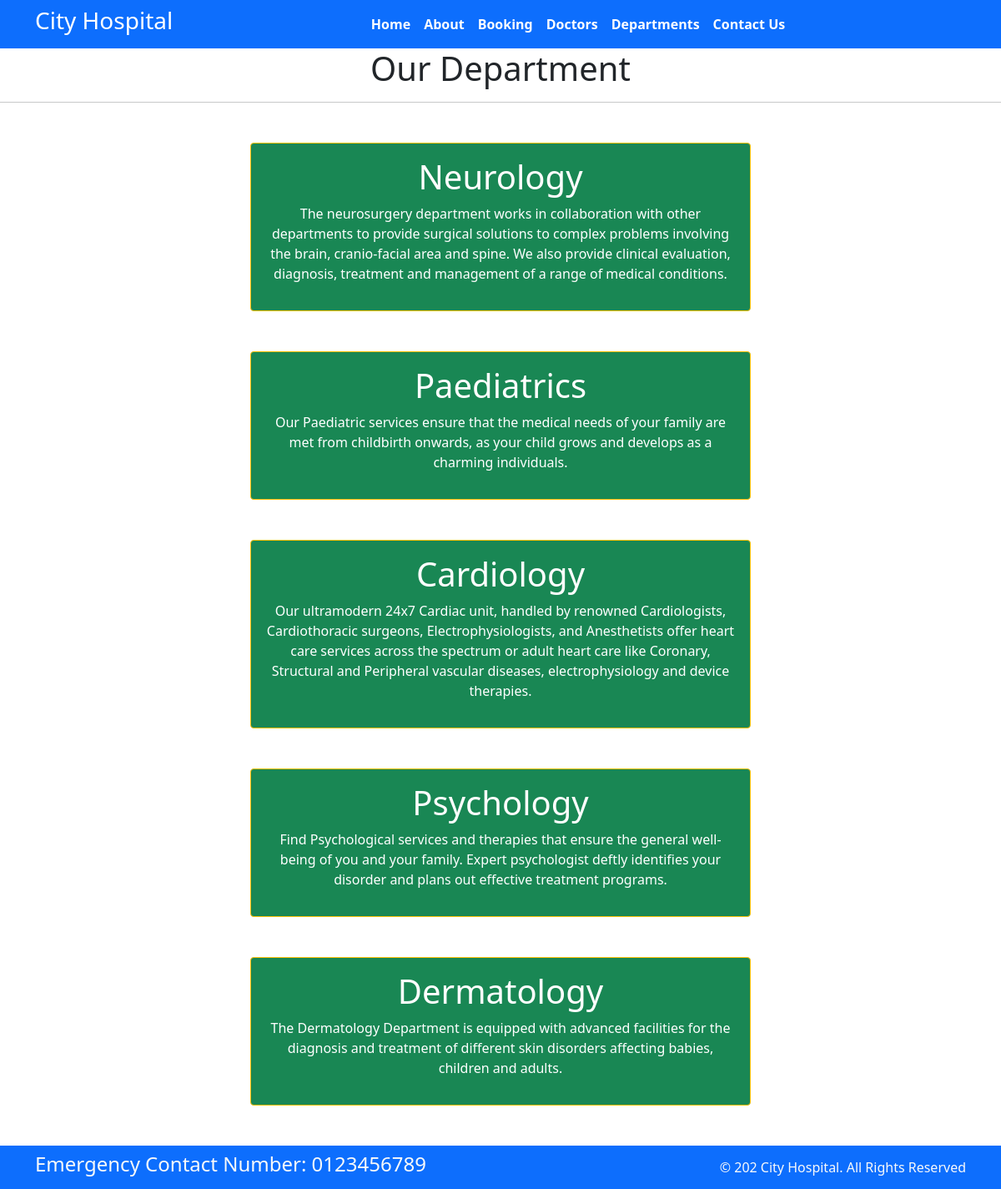
Page /department/ on the committed database.
### booking/models.py (models this page shows, shortened)
class Departments(models.Model):
    dep_name = models.CharField(max_length=100)
    dep_description = models.TextField( )

### booking/views.py (the view)
# urls.py: path('department/',views.department,name="department"),
def department(request):
    dict_dept = Departments.objects.all()
    context = {"dict_dept": dict_dept}
    return render(request,'booking/departments.html',context)

### booking/templates/booking/departments.html (shortened to what this page needs)
{% extends 'base.html' %}
{% block content %}
<h1 class="text-center"> Our Department</h1>
<hr>
{% for dept in dict_dept %}
<div class="mx-auto w-50 bg-success text-center text-white p-3 my-5 border border-warning rounded">
    <h1>{{ dept.dep_name }}</h1>
    <p>{{ dept.dep_description }}</p>
</div>
{% endfor 5%}
{% endblock content %}

### rows in the picture
Departments: dep_name "Neurology", dep_description "The neurosurgery department works in collaboration with other departments to provide surgical solutions to complex problems involving the brain, cranio-facial area and spine. We also provide clinical evaluation, diagnosis, treatment and management of a range of medical conditions."
Departments: dep_name "Paediatrics", dep_description "Our Paediatric services ensure that the medical needs of your family are met from childbirth onwards, as your child grows and develops as a charming individuals."
Departments: dep_name "Cardiology", dep_description "Our ultramodern 24x7 Cardiac unit, handled by renowned Cardiologists, Cardiothoracic surgeons, Electrophysiologists, and Anesthetists offer heart care services across the spectrum or adult heart care like Coronary, Structural and Peripheral vascular diseases, electrophysiology and device therapies."
Departments: dep_name "Psychology", dep_description "Find Psychological services and therapies that ensure the general well-being of you and your family. Expert psychologist deftly identifies your disorder and plans out effective treatment programs."
Departments: dep_name "Dermatology", dep_description "The Dermatology Department is equipped with advanced facilities for the diagnosis and treatment of different skin disorders affecting babies, children and adults."
